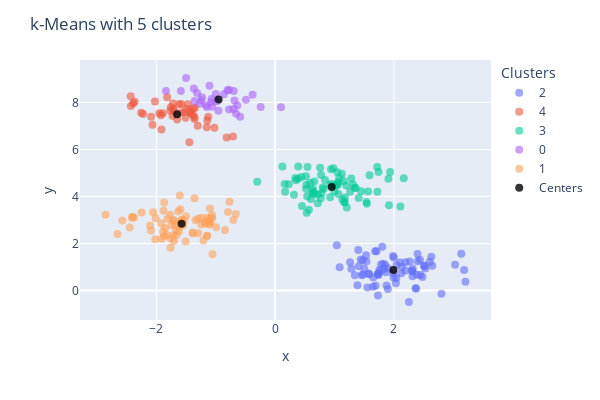

This figure's notebook cell:
### Markdown cell above
k-Means algorithm gives us the number of clusters we ask for.

### Code cell
# Let's try with 5 clusters
kmeans5 = KMeans(n_clusters=5, random_state=10, n_init='auto').fit(X)

# Get the cluster centers
centers5 = kmeans5.cluster_centers_

# Get the cluster labels
labels5 = kmeans5.predict(X)

# Plot the clusters with the centers
cv1.plot_clusters(labels5, centers5, title='k-Means with 5 clusters')
